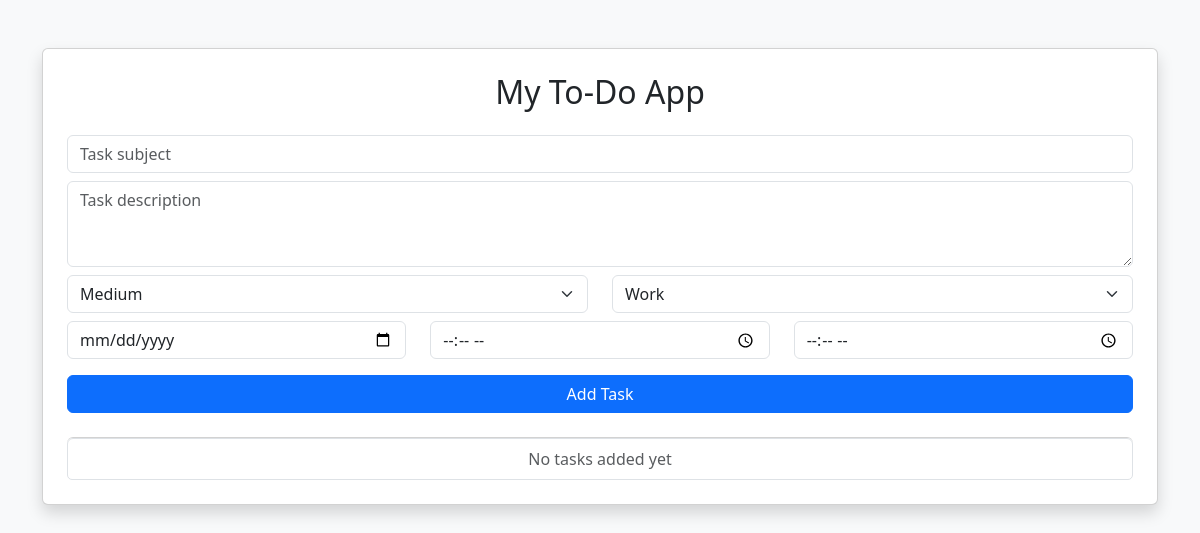
Page / (signed in) on the earlier database version.
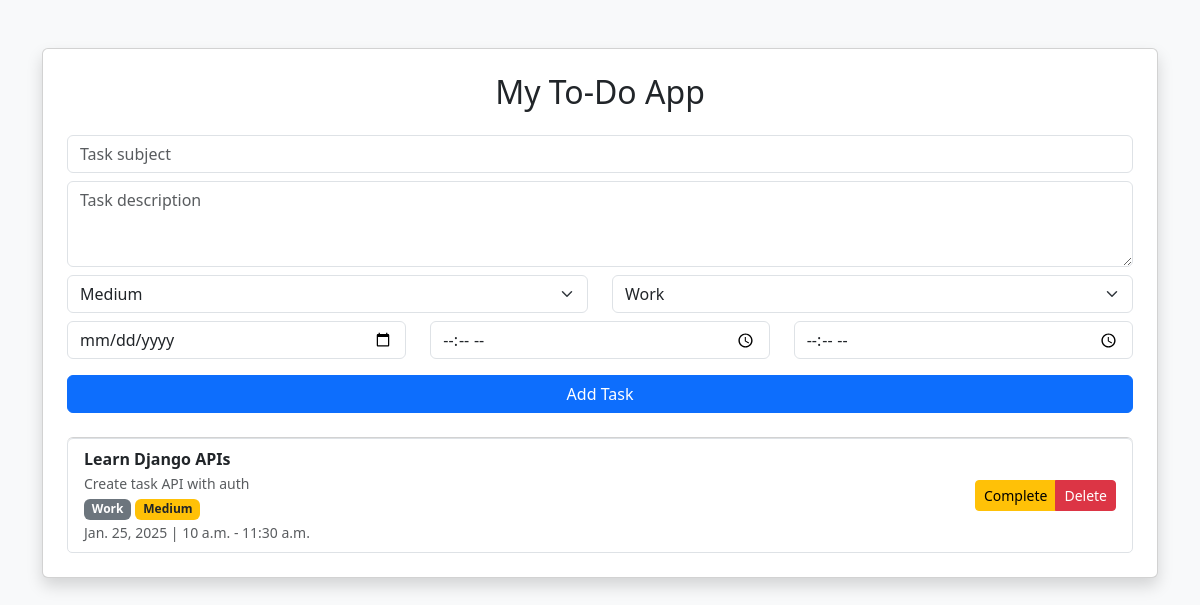
Same page on the later database version.
### tasks/models.py (models this page shows, shortened)
class Task(models.Model):
    user = models.ForeignKey(
        User,
        on_delete=models.CASCADE
    )
    subject = models.CharField(max_length=200)
    description = models.TextField(blank=True)
    PRIORITY_CHOICES = [
        ('L', 'Low'),
        ('M', 'Medium'),
        ('H', 'High'),
    ]
    priority = models.CharField(
        max_length=1,
        choices=PRIORITY_CHOICES,
        default='M'
    )
    CATEGORY_CHOICES = [
        ('WORK', 'Work'),
        ('STUDY', 'Study'),
        ('PERSONAL', 'Personal'),
    ]
    category = models.CharField(
        max_length=20,
        choices=CATEGORY_CHOICES,
        default='WORK'
    )
    task_date = models.DateField()
    start_time = models.TimeField(null=True, blank=True)
    end_time = models.TimeField(null=True, blank=True)
    completed = models.BooleanField(default=False)
    created_at = models.DateTimeField(auto_now_add=True)

### tasks/views.py (the view)
# urls.py: path("", views.task_list, name="task_list"),
@login_required
def task_list(request):
    if request.method == "POST":
        form = TaskForm(request.POST)
        if form.is_valid():
            task = form.save(commit=False)
            task.user = request.user   # 🔥 OWNER SET
            task.save()
            return redirect("task_list")
    else:
        form = TaskForm()
    tasks = Task.objects.filter(user=request.user)
    return render(request, "tasks/task_list.html", {
        "form": form,
        "tasks": tasks
    })

### tasks/templates/tasks/task_list.html (shortened to what this page needs)
<!DOCTYPE html>
<html lang="en">
<head>
    <link
        href="https://cdn.jsdelivr.net/npm/bootstrap@5.3.3/dist/css/bootstrap.min.css"
        rel="stylesheet"
    >
</head>
<body class="bg-light">
<div class="container mt-5">
    <div class="card shadow p-4">
        <h2 class="mb-4 text-center">My To-Do App</h2>
        <form method="POST" class="mb-4">
            <div class="mb-2">
                {{ form.subject }}
            </div>
            <div class="mb-2">
                {{ form.description }}
            </div>
            <div class="row mb-2">
                <div class="col">
                    {{ form.priority }}
                </div>
                <div class="col">
                    {{ form.category }}
                </div>
            </div>
            <div class="row mb-3">
                <div class="col">
                    {{ form.task_date }}
                </div>
                <div class="col">
                    {{ form.start_time }}
                </div>
                <div class="col">
                    {{ form.end_time }}
                </div>
            </div>
            <button type="submit" class="btn btn-primary w-100">
                Add Task
            </button>
        </form>
        <ul class="list-group">
            {% for task in tasks %}
                <li class="list-group-item d-flex justify-content-between align-items-center">
                    <div>
                        <strong>{{ task.subject }}</strong><br>
                        {% if task.description %}
                            <small class="text-muted">{{ task.description }}</small><br>
                        {% endif %}
                        <span class="badge bg-secondary">
                            {{ task.get_category_display }}
                        </span>
                        <span class="badge
                            {% if task.priority == 'H' %}bg-danger
                            {% elif task.priority == 'M' %}bg-warning text-dark
                            {% else %}bg-success
                            {% endif %}
                        ">
                            {{ task.get_priority_display }}
                        </span>
                        <br>
                        <small class="text-muted">
                            {{ task.task_date }}
                            {% if task.start_time %} | {{ task.start_time }}{% endif %}
                            {% if task.end_time %} - {{ task.end_time }}{% endif %}
                        </small>
                    </div>
                    <div class="btn-group btn-group-sm">
                        <a href="{% url 'toggle_task' task.id %}"
                           class="btn btn-warning">
                            {% if task.completed %}
                                Incomplete
                            {% else %}
                                Complete
                            {% endif %}
                        </a>
                        <a href="{% url 'delete_task' task.id %}"
                           class="btn btn-danger"
                           onclick="return confirm('Delete this task?');">
                            Delete
                        </a>
                    </div>
                </li>
            {% empty %}
                <li class="list-group-item text-center text-muted">
                    No tasks added yet
                </li>
            {% endfor %}
        </ul>
    </div>
</div>
</body>
</html>

Differences in the rows shown:
added Task: subject "Learn Django APIs", description "Create task API with auth", category "Work", priority "Medium", task_date "Jan. 25, 2025", start_time "10 a.m.", end_time "11:30 a.m.", completed "Complete"
Other differences:
text no longer shown: "No tasks added yet"
